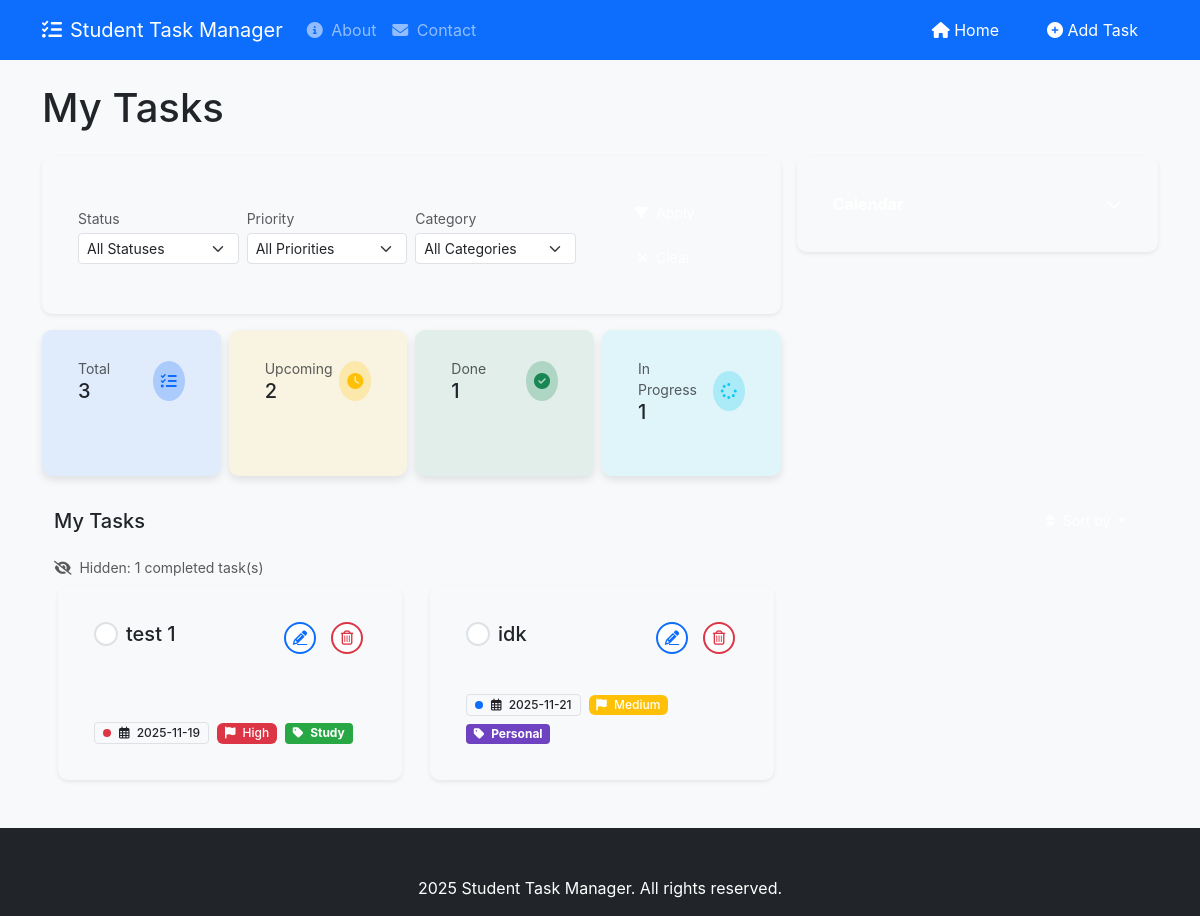
The page / on the database its author committed.
### tables this page shows
CREATE TABLE tasks (
    id INTEGER PRIMARY KEY AUTOINCREMENT,
    title TEXT NOT NULL,
    description TEXT,
    due_date TIMESTAMP,
    priority TEXT CHECK(priority IN ('low', 'medium', 'high')),
    status TEXT CHECK(status IN ('not_started', 'in_progress', 'completed')) DEFAULT 'not_started',
    category_id INTEGER,
    created_at TIMESTAMP DEFAULT CURRENT_TIMESTAMP,
    completed_at TIMESTAMP,
    FOREIGN KEY (category_id) REFERENCES categories(id)
);

CREATE TABLE categories (
    id INTEGER PRIMARY KEY AUTOINCREMENT,
    name TEXT NOT NULL UNIQUE,
    color TEXT DEFAULT '#6c757d'
);

### Task_Organiser/app.py (the view)
    @app.route('/')
    def index():
        db = get_db()
        status = request.args.get('status')
        priority = request.args.get('priority')
        category_id = request.args.get('category')
        query = '''
            SELECT t.*, c.name as category_name, c.color as category_color
            FROM tasks t
            LEFT JOIN categories c ON t.category_id = c.id
            WHERE 1=1
        '''
        params = []
        if status and status != 'all':
            query += ' AND t.status = ?'
            params.append(status)
        if priority and priority != 'all':
            query += ' AND t.priority = ?'
            params.append(priority)
        if category_id and category_id != 'all':
            query += ' AND t.category_id = ?'
            params.append(category_id)
        query += '''
            ORDER BY
                CASE WHEN t.due_date IS NULL THEN 1 ELSE 0 END,
                t.due_date ASC,
                CASE t.priority
                    WHEN 'high' THEN 1
                    WHEN 'medium' THEN 2
                    WHEN 'low' THEN 3
                    ELSE 4
                END
        '''
        tasks = db.execute(query, params).fetchall()
        categories = db.execute('SELECT * FROM categories ORDER BY name').fetchall()
        return render_template('index.html',
                             tasks=tasks,
                             categories=categories,
                             current_status=status or 'all',
                             current_priority=priority or 'all',
                             current_category=category_id or 'all')

### Task_Organiser/templates/index.html (shortened to what this page needs)
{% extends "base.html" %}
{% block content %}
  <div class="row mb-4">
    <div class="col-12">
      <h1 class="mb-0">My Tasks</h1>
    </div>
  </div>
  <div class="row g-3 mb-4">
    <div class="col-12 col-lg-8 order-lg-1">
      <div class="card border-0 shadow-sm mb-3">
        <div class="card-body p-3">
          <div class="row g-2 align-items-center" id="filterForm">
            <div class="col-md-3">
              <label for="status" class="form-label small text-muted mb-1">Status</label>
              <select class="form-select form-select-sm" id="status" name="status">
                <option value="all" {% if current_status == 'all' %}selected{% endif %}>All Statuses</option>
              </select>
            </div>
            <div class="col-md-3">
              <label for="priority" class="form-label small text-muted mb-1">Priority</label>
              <select class="form-select form-select-sm" id="priority" name="priority">
                <option value="all" {% if current_priority == 'all' %}selected{% endif %}>All Priorities</option>
              </select>
            </div>
            <div class="col-md-3">
              <label for="category" class="form-label small text-muted mb-1">Category</label>
              <select class="form-select form-select-sm" id="category" name="category">
                <option value="all" {% if current_category == 'all' %}selected{% endif %}>All Categories</option>
              </select>
            </div>
            <div class="col-md-3">
              <div class="d-flex flex-column gap-1">
                <button type="button" id="applyFiltersBtn" class="btn btn-primary btn-sm w-100">
                  <i class="fas fa-filter me-1"></i> Apply
                </button>
                <button type="button" id="clearFiltersBtn" class="btn btn-outline-secondary btn-sm w-100">
                  <i class="fas fa-times me-1"></i> Clear
                </button>
              </div>
            </div>
          </div>
        </div>
      </div>
      <div class="row g-2">
        <div class="col-3">
          <div class="card bg-primary bg-opacity-10 border-0 h-100 filter-card" data-status="all" data-priority="all" data-category="all" style="cursor: pointer; transition: all 0.2s;" onclick="setFilterFromCard(this)">
            <div class="card-body py-2 px-3">
              <div class="d-flex justify-content-between align-items-center">
                <div>
                  <small class="text-muted d-block">Total</small>
                  <h5 class="mb-0">{{ tasks|length }}</h5>
                </div>
                <div class="bg-primary bg-opacity-25 p-2 rounded-circle">
                  <i class="fas fa-tasks text-primary"></i>
                </div>
              </div>
            </div>
          </div>
        </div>
        <div class="col-3">
          <div class="card bg-warning bg-opacity-10 border-0 h-100 filter-card" data-status="not_started,in_progress" data-priority="all" data-category="all" style="cursor: pointer; transition: all 0.2s;" onclick="setFilterFromCard(this)">
            <div class="card-body py-2 px-3">
              <div class="d-flex justify-content-between align-items-center">
                <div>
                  <small class="text-muted d-block">Upcoming</small>
                  <h5 class="mb-0">{{ tasks|selectattr('status', '!=', 'completed')|list|length }}</h5>
                </div>
                <div class="bg-warning bg-opacity-25 p-2 rounded-circle">
                  <i class="fas fa-clock text-warning"></i>
                </div>
              </div>
            </div>
          </div>
        </div>
        <div class="col-3">
          <div class="card bg-success bg-opacity-10 border-0 h-100 filter-card" data-status="completed" data-priority="all" data-category="all" style="cursor: pointer; transition: all 0.2s;" onclick="setFilterFromCard(this)">
            <div class="card-body py-2 px-3">
              <div class="d-flex justify-content-between align-items-center">
                <div>
                  <small class="text-muted d-block">Done</small>
                  <h5 class="mb-0">{{ tasks|selectattr('status', '==', 'completed')|list|length }}</h5>
                </div>
                <div class="bg-success bg-opacity-25 p-2 rounded-circle">
                  <i class="fas fa-check-circle text-success"></i>
                </div>
              </div>
            </div>
          </div>
        </div>
        <div class="col-3">
          <div class="card bg-info bg-opacity-10 border-0 h-100 filter-card" data-status="in_progress" data-priority="all" data-category="all" style="cursor: pointer; transition: all 0.2s;" onclick="setFilterFromCard(this)">
            <div class="card-body py-2 px-3">
              <div class="d-flex justify-content-between align-items-center">
                <div>
                  <small class="text-muted d-block">In Progress</small>
                  <h5 class="mb-0">{{ tasks|selectattr('status', '==', 'in_progress')|list|length }}</h5>
                </div>
                <div class="bg-info bg-opacity-25 p-2 rounded-circle">
                  <i class="fas fa-spinner text-info"></i>
                </div>
              </div>
            </div>
          </div>
        </div>
      </div>
    </div>
    <div class="col-12 col-lg-4 order-lg-2">
      <div class="card border-0 shadow-sm">
        <div class="card-body p-0">
          <button class="btn w-100 text-start p-3 border-0 d-flex justify-content-between align-items-center" type="button" data-bs-toggle="collapse" data-bs-target="#calendarCollapse" aria-expanded="false" aria-controls="calendarCollapse">
            <span class="fw-bold">Calendar</span>
            <i class="fas fa-chevron-down"></i>
          </button>
        </div>
      </div>
    </div>
  </div>
  <div class="container-fluid mt-4">
    <div class="d-flex justify-content-between align-items-center mb-3">
      <h2 class="h5 mb-0">My Tasks</h2>
      <div class="dropdown">
        <button class="btn btn-outline-secondary btn-sm dropdown-toggle" type="button" id="sortDropdown" data-bs-toggle="dropdown" aria-expanded="false">
          <i class="fas fa-sort me-1"></i> Sort by
        </button>
      </div>
    </div>
    {% if tasks %}
      <div id="hidden-tasks-info" class="text-muted small mb-2" style="display: none;">
        <i class="fas fa-eye-slash me-1"></i> Hidden: <span id="hidden-tasks-count">0</span> completed task(s)
      </div>
      <div class="row row-cols-1 row-cols-md-2 row-cols-lg-3 g-4" id="task-container">
        {% for task in tasks %}
          <div class="col task-item" data-status="{{ task.status }}" data-due-date="{{ task.due_date }}" data-priority="{{ task.priority }}">
            <div class="card h-100 shadow-sm border-0">
              <div class="card-body d-flex flex-column">
                <div class="d-flex justify-content-between align-items-start mb-3">
                  <form action="{{ url_for('toggle_task_status', task_id=task.id) }}" method="post" class="me-2">
                    <button type="submit" class="btn btn-link p-0 task-toggle {% if task.status == 'completed' %}completed{% endif %}" title="{% if task.status == 'completed' %}Mark as not completed{% else %}Mark as completed{% endif %}">
                    </button>
                  </form>
                  <h5 class="card-title mb-0 flex-grow-1 {% if task.status == 'completed' %}text-muted text-decoration-line-through{% else %}text-dark{% endif %}">
                    {{ task.title }}
                  </h5>
                  <div class="task-actions d-flex">
                    <a href="{{ url_for('edit_task', task_id=task.id) }}" class="btn-action btn-edit" title="Edit task">
                      <i class="fas fa-pencil-alt"></i>
                    </a>
                    <form action="{{ url_for('delete_task', task_id=task.id) }}" method="post" class="d-inline">
                      <button type="submit" class="btn-action btn-delete ms-1"
                              onclick="return confirm('Are you sure you want to delete this task?')"
                              title="Delete task">
                        <i class="far fa-trash-alt"></i>
                      </button>
                    </form>
                  </div>
                </div>
                <div class="mt-auto">
                  <div class="d-flex flex-wrap gap-2 align-items-center">
                    {% if task.due_date %}
                      <span class="badge bg-light text-dark border task-due-date" data-due-date="{{ task.due_date }}">
                        <i class="far fa-calendar-alt me-1"></i> {{ task.due_date|format_datetime }}
                      </span>
                    {% endif %}
                    <span class="badge bg-{{ task.priority|priority_class }}">
                      <i class="fas fa-flag me-1"></i> {{ task.priority|title }}
                    </span>
                    {% if task.category_name %}
                      <span class="category-badge" style="--category-color: {{ task.category_color }}">
                        <i class="fas fa-tag me-1"></i> {{ task.category_name }}
                      </span>
                    {% endif %}
                  </div>
                </div>
              </div>
            </div>
          </div>
        {% endfor %}
      </div>
  {% endif %}
{% endblock %}

### Task_Organiser/templates/base.html (shortened to what this page needs)
<!doctype html>
<html lang="en">
  <head>
    <link href="https://cdn.jsdelivr.net/npm/bootstrap@5.3.0/dist/css/bootstrap.min.css" rel="stylesheet">
    <link rel="stylesheet" href="https://cdnjs.cloudflare.com/ajax/libs/font-awesome/6.4.0/css/all.min.css">
    <link rel="stylesheet" href="{{ url_for('static', filename='css/styles.css') }}">
  </head>
  <body class="bg-light">
    <nav class="navbar navbar-expand-lg navbar-dark bg-primary mb-4">
      <div class="container">
        <a class="navbar-brand" href="{{ url_for('index') }}">
          <i class="fas fa-tasks me-2"></i>Student Task Manager
        </a>
        <div class="collapse navbar-collapse" id="navbarNav">
          <ul class="navbar-nav me-auto">
            <li class="nav-item">
              <a href="{{ url_for('about') }}" class="nav-link {% if active_page == 'about' %}active{% endif %}">
                <i class="fas fa-info-circle me-1"></i> About
              </a>
            </li>
            <li class="nav-item">
              <a href="{{ url_for('contact') }}" class="nav-link {% if active_page == 'contact' %}active{% endif %}">
                <i class="fas fa-envelope me-1"></i> Contact
              </a>
            </li>
          </ul>
          <div class="d-flex">
            <a href="{{ url_for('index') }}" class="btn btn-outline-light me-2">
              <i class="fas fa-home"></i> Home
            </a>
            <a href="{{ url_for('add_task') }}" class="btn btn-outline-light">
              <i class="fas fa-plus-circle"></i> Add Task
            </a>
          </div>
        </div>
      </div>
    </nav>
    <main class="container">
      {% block content %}{% endblock %}
    </main>
    <footer class="bg-dark text-white text-center py-3 mt-5">
      <div class="container">
        <div class="mb-2">
        </div>
        <p class="mb-0"> 2025 Student Task Manager. All rights reserved.</p>
      </div>
    </footer>
  </body>
</html>

### rows shown on the page
tasks: title "test 1", due_date "2025-11-19", priority "High", category_name "Study"
tasks: title "idk", due_date "2025-11-21", priority "Medium", category_name "Personal"

### other values the page prints
{{ tasks|length }} "3"
{{ tasks|selectattr('status', '!=', 'completed')|list|length }} "2"
{{ tasks|selectattr('status', '==', 'completed')|list|length }} "1"
{{ tasks|selectattr('status', '==', 'in_progress')|list|length }} "1"
